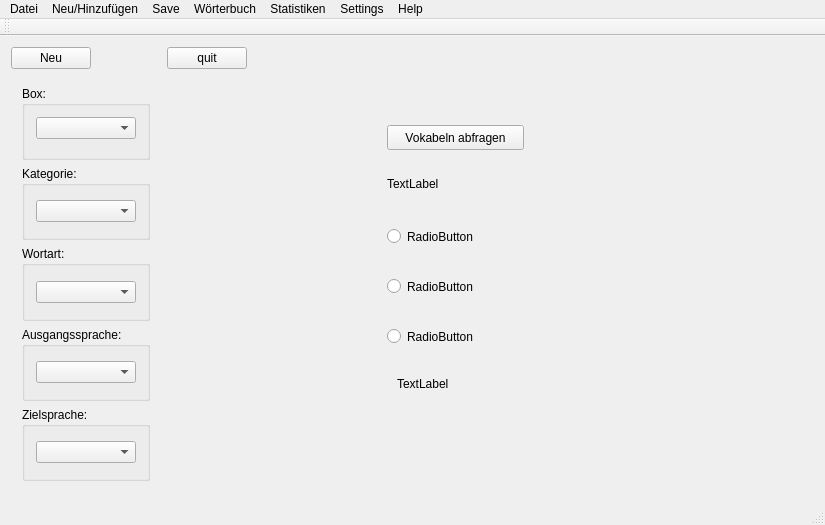
<?xml version="1.0" encoding="UTF-8"?>
<ui version="4.0">
 <class>MainWindow</class>
 <widget class="QMainWindow" name="MainWindow">
  <property name="geometry">
   <rect>
    <x>0</x>
    <y>0</y>
    <width>825</width>
    <height>525</height>
   </rect>
  </property>
  <property name="windowTitle">
   <string>MainWindow</string>
  </property>
  <property name="layoutDirection">
   <enum>Qt::LeftToRight</enum>
  </property>
  <widget class="QWidget" name="centralWidget">
   <layout class="QFormLayout" name="formLayout">
    <item row="0" column="0">
     <layout class="QHBoxLayout" name="horizontalLayout">
      <item>
       <widget class="QPushButton" name="Neu_Button">
        <property name="sizePolicy">
         <sizepolicy hsizetype="Fixed" vsizetype="Fixed">
          <horstretch>0</horstretch>
          <verstretch>0</verstretch>
         </sizepolicy>
        </property>
        <property name="text">
         <string>Neu</string>
        </property>
       </widget>
      </item>
     </layout>
    </item>
    <item row="0" column="1">
     <widget class="QPushButton" name="quit_Button">
      <property name="sizePolicy">
       <sizepolicy hsizetype="Fixed" vsizetype="Fixed">
        <horstretch>0</horstretch>
        <verstretch>0</verstretch>
       </sizepolicy>
      </property>
      <property name="layoutDirection">
       <enum>Qt::RightToLeft</enum>
      </property>
      <property name="text">
       <string>quit</string>
      </property>
     </widget>
    </item>
    <item row="1" column="0">
     <widget class="QSplitter" name="splitter">
      <property name="orientation">
       <enum>Qt::Vertical</enum>
      </property>
      <widget class="QWidget" name="layoutWidget">
       <layout class="QVBoxLayout" name="verticalLayout_7">
        <item>
         <widget class="QGroupBox" name="groupBoxBox">
          <property name="title">
           <string>Box:</string>
          </property>
          <layout class="QFormLayout" name="formLayout_2">
           <item row="0" column="0" colspan="2">
            <widget class="QComboBox" name="comboBoxBox"/>
           </item>
          </layout>
         </widget>
        </item>
        <item>
         <widget class="QGroupBox" name="groupBoxCategory">
          <property name="title">
           <string>Kategorie:</string>
          </property>
          <layout class="QVBoxLayout" name="verticalLayout">
           <item>
            <widget class="QComboBox" name="comboBoxCategory"/>
           </item>
          </layout>
         </widget>
        </item>
        <item>
         <widget class="QGroupBox" name="groupBoxWordtype">
          <property name="title">
           <string>Wortart:</string>
          </property>
          <layout class="QVBoxLayout" name="verticalLayout_3">
           <item>
            <widget class="QComboBox" name="comboBoxWordtype"/>
           </item>
          </layout>
         </widget>
        </item>
        <item>
         <widget class="QGroupBox" name="groupBoxSourceLanguage">
          <property name="title">
           <string>Ausgangssprache:</string>
          </property>
          <layout class="QVBoxLayout" name="verticalLayout_4">
           <item>
            <widget class="QComboBox" name="comboBoxSourceLanguage"/>
           </item>
          </layout>
         </widget>
        </item>
        <item>
         <widget class="QGroupBox" name="groupBoxDestinationLanguage">
          <property name="title">
           <string>Zielsprache:</string>
          </property>
          <layout class="QVBoxLayout" name="verticalLayout_6">
           <item>
            <widget class="QComboBox" name="comboBoxDestinationLanguage"/>
           </item>
          </layout>
         </widget>
        </item>
       </layout>
      </widget>
     </widget>
    </item>
    <item row="1" column="1">
     <widget class="QWidget" name="widget" native="true">
      <widget class="QLabel" name="labelQuiz">
       <property name="geometry">
        <rect>
         <x>220</x>
         <y>100</y>
         <width>67</width>
         <height>17</height>
        </rect>
       </property>
       <property name="text">
        <string>TextLabel</string>
       </property>
      </widget>
      <widget class="QLabel" name="labelResult">
       <property name="geometry">
        <rect>
         <x>230</x>
         <y>300</y>
         <width>67</width>
         <height>17</height>
        </rect>
       </property>
       <property name="text">
        <string>TextLabel</string>
       </property>
      </widget>
      <widget class="QRadioButton" name="vocableOption1">
       <property name="geometry">
        <rect>
         <x>220</x>
         <y>150</y>
         <width>112</width>
         <height>23</height>
        </rect>
       </property>
       <property name="text">
        <string>RadioButton</string>
       </property>
      </widget>
      <widget class="QRadioButton" name="vocableOption2">
       <property name="geometry">
        <rect>
         <x>220</x>
         <y>200</y>
         <width>112</width>
         <height>23</height>
        </rect>
       </property>
       <property name="text">
        <string>RadioButton</string>
       </property>
      </widget>
      <widget class="QRadioButton" name="vocableOption3">
       <property name="geometry">
        <rect>
         <x>220</x>
         <y>250</y>
         <width>112</width>
         <height>23</height>
        </rect>
       </property>
       <property name="text">
        <string>RadioButton</string>
       </property>
      </widget>
      <widget class="QPushButton" name="buttonTestVocabulary">
       <property name="geometry">
        <rect>
         <x>220</x>
         <y>50</y>
         <width>137</width>
         <height>25</height>
        </rect>
       </property>
       <property name="text">
        <string>Vokabeln abfragen</string>
       </property>
      </widget>
     </widget>
    </item>
   </layout>
  </widget>
  <widget class="QMenuBar" name="menuBar">
   <property name="geometry">
    <rect>
     <x>0</x>
     <y>0</y>
     <width>825</width>
     <height>22</height>
    </rect>
   </property>
   <widget class="QMenu" name="menuDatei">
    <property name="title">
     <string>Datei</string>
    </property>
    <addaction name="actionNeuer_Karteikasten"/>
   </widget>
   <widget class="QMenu" name="menuNeu_Hinzuf_gen">
    <property name="title">
     <string>Neu/Hinzufügen</string>
    </property>
    <addaction name="separator"/>
    <addaction name="actionKategorie"/>
   </widget>
   <widget class="QMenu" name="menuSave">
    <property name="title">
     <string>Save</string>
    </property>
   </widget>
   <widget class="QMenu" name="menuW_rterbuch">
    <property name="title">
     <string>Wörterbuch</string>
    </property>
    <addaction name="actionOpen"/>
   </widget>
   <widget class="QMenu" name="menuStatistiken">
    <property name="title">
     <string>Statistiken</string>
    </property>
   </widget>
   <widget class="QMenu" name="menuSettings">
    <property name="title">
     <string>Settings</string>
    </property>
   </widget>
   <widget class="QMenu" name="menuHelp">
    <property name="title">
     <string>Help</string>
    </property>
   </widget>
   <addaction name="menuDatei"/>
   <addaction name="menuNeu_Hinzuf_gen"/>
   <addaction name="menuSave"/>
   <addaction name="menuW_rterbuch"/>
   <addaction name="menuStatistiken"/>
   <addaction name="menuSettings"/>
   <addaction name="menuHelp"/>
  </widget>
  <widget class="QStatusBar" name="statusBar"/>
  <widget class="QToolBar" name="toolBar">
   <property name="windowTitle">
    <string>toolBar</string>
   </property>
   <attribute name="toolBarArea">
    <enum>TopToolBarArea</enum>
   </attribute>
   <attribute name="toolBarBreak">
    <bool>false</bool>
   </attribute>
  </widget>
  <action name="actionKategorie">
   <property name="text">
    <string>Kategorie</string>
   </property>
  </action>
  <action name="actionNeuer_Karteikasten">
   <property name="text">
    <string>Neuer Karteikasten</string>
   </property>
  </action>
  <action name="actionOpen">
   <property name="text">
    <string>Open</string>
   </property>
  </action>
 </widget>
 <layoutdefault spacing="6" margin="11"/>
 <resources/>
 <connections/>
</ui>
